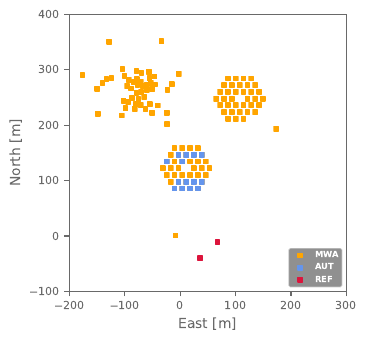

Here is the Python script that generated this plot:
import json
import argparse
import numpy as np
from pathlib import Path
from astropy.io import fits
import matplotlib.pylab as pl
import matplotlib.pyplot as plt

parser = argparse.ArgumentParser(description="""
        Look for dead dipoles
        """)

parser.add_argument(
        '--metafits', metavar='\b', default='./../../../outputs/beam_pointings/metafits/1262518040.metafits', 
        help='Directory where metafits files live. Default=./../../../outputs/beam_pointings/metafits/1262518040.metafits')

parser.add_argument(
        '--out_dir', metavar='\b', default='./../../../outputs/paper_plots/', 
        help='Directory where metafits files live. Default=./../../../outputs/paper_plots/')

args = parser.parse_args()
metafits     = Path(args.metafits)
out_dir       = Path(args.out_dir)

# list of all tiles used in this experiment
tiles_14 = [
        'HexS6', 'HexS7',
        'HexS8', 'HexS9',
        'HexS10', 'HexS12',
        'HexS29', 'HexS30',
        'HexS31', 'HexS32',
        'HexS33', 'HexS34', 
        'HexS35', 'HexS36'
        ]



# Read metafits file and extract positions of each tile in N, E coordinates
tiles = []
N = []
E = []
hdu = fits.open(metafits)
tile_names = hdu[1].data['TileName']
north = hdu[1].data['North']
east = hdu[1].data['East']
pols = hdu[1].data['Pol']

for t in range(len(tile_names)):
    if 'X' in pols[t]: 
        tiles.append(tile_names[t])
        N.append(north[t])
        E.append(east[t])

# Positions of the references
rf_n = [-39.74, -10.88]
rf_e = [36.26, 67.48]

# positions of 14 tiles used
n_14 = []
e_14 = []
for n in tiles_14:
    idx_n = np.where(np.array(tiles) == n)[0][0]
    e_14.append(E[idx_n])
    n_14.append(N[idx_n])

    
nice_fonts = {
        # Use LaTeX to write all text
        #"text.usetex": True,
        "font.family": "sans-serif",
        # Use 10pt font in plots, to match 10pt font in document
        "axes.labelsize": 10,
        "font.size": 10,
        # Make the legend/label fonts a little smaller
        "legend.fontsize": 6,
        "xtick.labelsize": 8,
        "ytick.labelsize": 8,
        "ytick.color" : "#696969",
        "xtick.color" : "#696969",
        "axes.labelcolor" : "#696969",
        "axes.edgecolor" : "#696969"
        }

plt.rcParams.update(nice_fonts)


fig, ax = plt.subplots(figsize=(3.6, 3.6))
#fig, ax = plt.subplots(figsize=(16, 16))
ax.scatter(E, N, marker='s', s=10.0, color='orange', label='MWA')
ax.scatter(e_14, n_14, marker='s', s=10.0, color='cornflowerblue', label='AUT')
ax.scatter(rf_e, rf_n, marker='s', s=10.0, color='crimson', label='REF')
#ax.scatter(-8.5, 0.9, marker='s', s=10.0, color='green', label='Center')

for i, txt in enumerate([r'$Ref_1$', r'$Ref_0$']):
    ax.annotate(txt, (rf_e[i], rf_n[i]),xytext=(1.28*rf_e[i],rf_n[i]), va='center', color='w', fontsize=7)

leg = ax.legend(loc="lower right", frameon=True, framealpha=0.5, markerscale=1, prop={'weight':'heavy'})
leg.get_frame().set_edgecolor('w')
leg.get_frame().set_facecolor('#222222')
for text in leg.get_texts():
    text.set_color('#696969')
for l in leg.legendHandles:
    l.set_alpha(1)

#ax.legend()
ax.set_aspect('equal')
ax.set_ylim(-100, 400)
ax.set_xlim(-200, 300)
ax.set_ylabel('North [m]')
ax.set_xlabel('East [m]')

plt.savefig(f'mwa_map.pdf', transparent=True, bbox_inches='tight')

